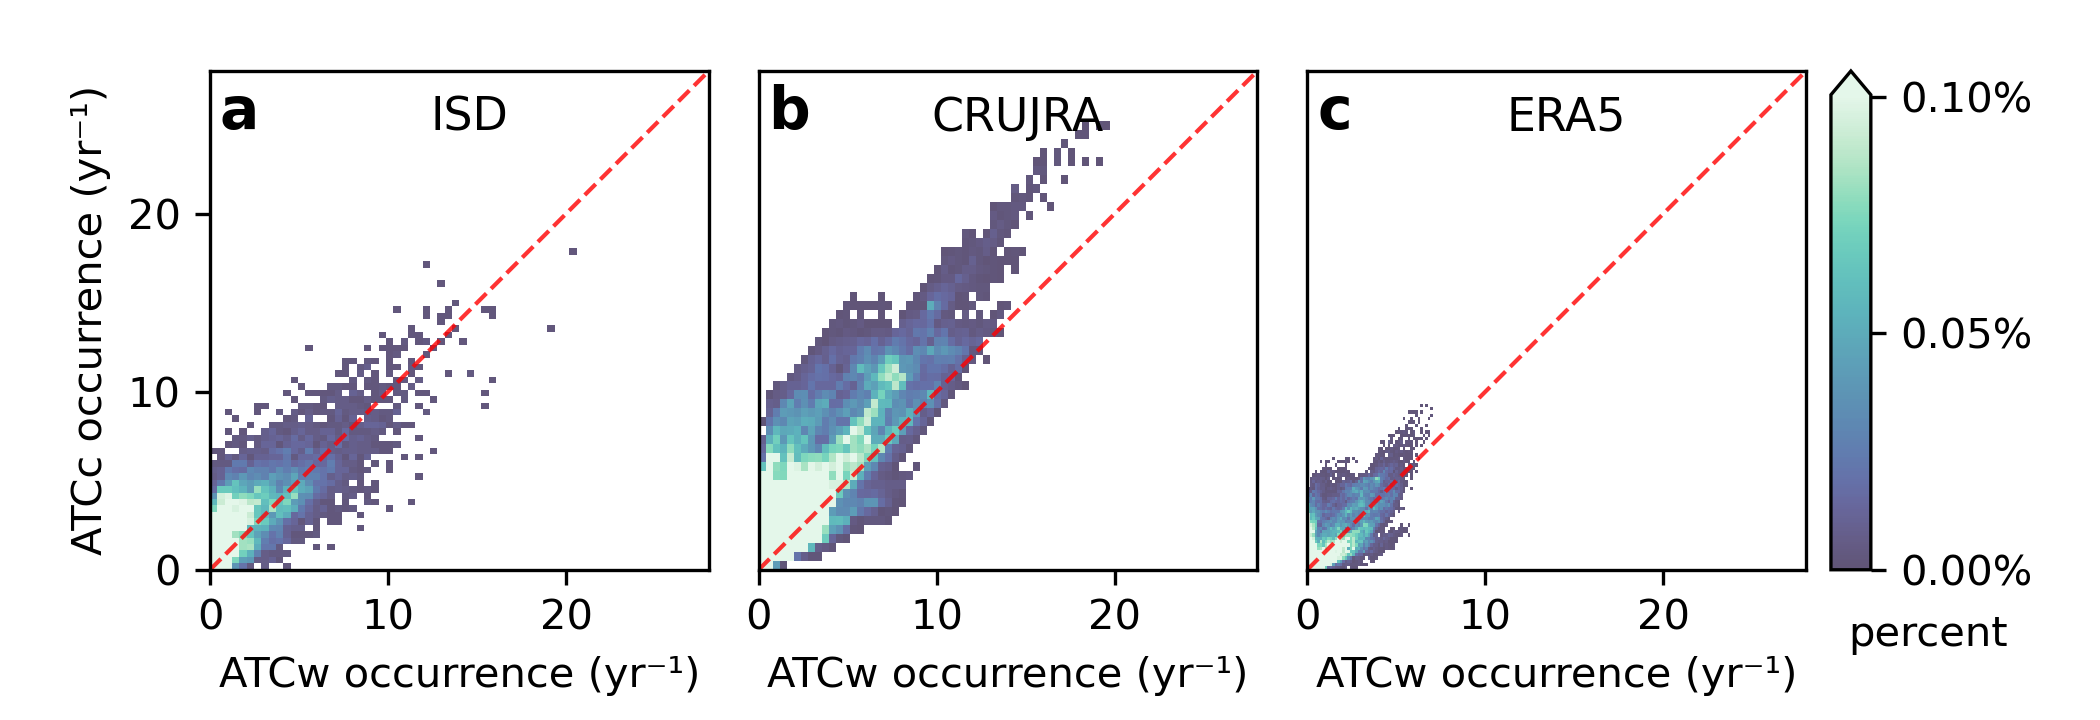

Python code for this plot:
# -*- coding: utf-8 -*-
import netCDF4 as nc
import numpy as np
import os
import matplotlib.pyplot as plt
import cartopy.feature as cfeature
from IPython.display import display, Math
import cartopy.crs as ccrs
import csv
import matplotlib.colors as mcolors
import pandas as pd
from matplotlib.colors import ListedColormap, BoundaryNorm
import matplotlib.ticker as mticker
from mpl_toolkits.axes_grid1.inset_locator import inset_axes
import matplotlib.gridspec as gridspec
from matplotlib.ticker import FormatStrFormatter
import seaborn as sns
from scipy.stats import gaussian_kde
import scipy.stats as stats


def density(x,y):

    xy = np.vstack([x, y])
    kde = gaussian_kde(xy)  # 使用核密度估计计算散点的密度
    density = kde(xy)  # 返回每个
    print('density finish')
    return density
    
    
def calculate_mean_se(data):

    if not isinstance(data, np.ndarray):
        data = np.array(data)

    # 获取非NaN值
    valid_values = data[~np.isnan(data)]
    
    if valid_values.size == 0:
        return np.nan, np.nan
    elif valid_values.size < 2:
        return valid_values.mean(), np.nan
      
    mean = np.mean(valid_values)
    std= np.std(valid_values, ddof=1) # 样本标准差（更常用）
    se = stats.sem(valid_values)  # 标准误差
    ci = se * stats.t.ppf(0.975, len(valid_values)-1)  # 95% C
    
    return mean,std ,se, ci


current_directory = os.path.dirname(os.path.abspath(__file__))

#=========================================load ISD data===================================================#
station_up = pd.read_csv("/data1/zxy/sudden_temp_change/ISD-global-daily/station_sudden_change_+10°C_after_1973.csv")
station_down = pd.read_csv("/data1/zxy/sudden_temp_change/ISD-global-daily/station_sudden_change_-10°C_after_1973.csv")

station_up = station_up[station_up['obs_count'] >= 1000]
station_down = station_down[station_down['obs_count'] >= 1000]

station_combined = pd.merge(
    station_up,
    station_down,
    on=['station', 'lat', 'lon'],
    suffixes=('_up', '_down'),
    how='inner'
)
station_combined['ATC'] = station_combined['mean_T_ratio_up']*365 + station_combined['mean_T_ratio_down']*365


global_ATCc_ISD  ,global_ATCc_ISD_std,global_ATCc_ISD_se,global_ATCc_ISD_ci    =calculate_mean_se(station_combined['mean_T_ratio_down']*365)
Northern_ATCc_ISD,Northern_ATCc_ISD_std,Northern_ATCc_ISD_se,Northern_ATCc_ISD_ci=calculate_mean_se(station_combined[station_combined['lat'] > 0]['mean_T_ratio_down']*365)
Southern_ATCc_ISD,Southern_ATCc_ISD_std,Southern_ATCc_ISD_se,Southern_ATCc_ISD_ci=calculate_mean_se(station_combined[(station_combined['lat'] < 0) & (station_combined['lat'] > -60)]['mean_T_ratio_down']*365)

global_ATCw_ISD  ,global_ATCw_ISD_std,global_ATCw_ISD_se,global_ATCw_ISD_ci    =calculate_mean_se(station_combined['mean_T_ratio_up']*365)
Northern_ATCw_ISD,Northern_ATCw_ISD_std,Northern_ATCw_ISD_se,Northern_ATCw_ISD_ci=calculate_mean_se(station_combined[station_combined['lat'] > 0]['mean_T_ratio_up']*365)
Southern_ATCw_ISD,Southern_ATCw_ISD_std,Southern_ATCw_ISD_se,Southern_ATCw_ISD_ci=calculate_mean_se(station_combined[(station_combined['lat'] < 0) & (station_combined['lat'] > -60)]['mean_T_ratio_up']*365)


#=========================================load ERA5 data===================================================#
ERA5_dataset=nc.Dataset("/data1/zxy/sudden_temp_change/ERA5_tmp/LFCA/T_change_freq_ERA5_yearly_1970-2020_0.5d.nc")
ERA5_T_change_up_freq=ERA5_dataset['T_change_up_freq'][:]*365
ERA5_T_change_down_freq=ERA5_dataset['T_change_down_freq'][:]*365
ERA5_lat=ERA5_dataset['lat'][:]
ERA5_lon=ERA5_dataset['lon'][:]
ERA5_ATC_freq = ERA5_T_change_up_freq + ERA5_T_change_down_freq

ERA5_ATC_freq=np.nanmean(ERA5_ATC_freq,axis=0)
ERA5_T_change_up_freq=np.nanmean(ERA5_T_change_up_freq,axis=0)
ERA5_T_change_down_freq=np.nanmean(ERA5_T_change_down_freq,axis=0)


global_ATCc_ERA5  ,global_ATCc_ERA5_std  ,global_ATCc_ERA5_se  ,global_ATCc_ERA5_ci    =calculate_mean_se(ERA5_T_change_down_freq[ERA5_lat>-60,:])
Northern_ATCc_ERA5,Northern_ATCc_ERA5_std,Northern_ATCc_ERA5_se,Northern_ATCc_ERA5_ci  =calculate_mean_se(ERA5_T_change_down_freq[ERA5_lat>0,:])
Southern_ATCc_ERA5,Southern_ATCc_ERA5_std,Southern_ATCc_ERA5_se,Southern_ATCc_ERA5_ci  =calculate_mean_se(ERA5_T_change_down_freq[(ERA5_lat<0)&(ERA5_lat>-60),:])
print(global_ATCc_ERA5  ,global_ATCc_ERA5_std  ,global_ATCc_ERA5_se  ,global_ATCc_ERA5_ci)

global_ATCw_ERA5  ,global_ATCw_ERA5_std,global_ATCw_ERA5_se,global_ATCw_ERA5_ci    =calculate_mean_se(ERA5_T_change_up_freq[ERA5_lat>-60,:])
Northern_ATCw_ERA5,Northern_ATCw_ERA5_std,Northern_ATCw_ERA5_se,Northern_ATCw_ERA5_ci=calculate_mean_se(ERA5_T_change_up_freq[ERA5_lat>0,:])
Southern_ATCw_ERA5,Southern_ATCw_ERA5_std,Southern_ATCw_ERA5_se,Southern_ATCw_ERA5_ci=calculate_mean_se(ERA5_T_change_up_freq[(ERA5_lat<0)&(ERA5_lat>-60),:])

#=========================================load CRUJRA data===================================================#
CRUJRA_dataset=nc.Dataset("/data1/zxy/sudden_temp_change/CRU_JAR_tmp/EOF/CRUJRA_sudden_T_change_freq_trend_±10°C_1970_2020_yearly.nc")
CRUJRA_T_change_up_freq=CRUJRA_dataset['T_change_up_freq'][:]*365
CRUJRA_T_change_down_freq=CRUJRA_dataset['T_change_down_freq'][:]*365
CRUJRA_lat=CRUJRA_dataset['lat'][:]
CRUJRA_lon=CRUJRA_dataset['lon'][:]
CRUJRA_ATC_freq = CRUJRA_T_change_up_freq + CRUJRA_T_change_down_freq

CRUJRA_ATC_freq=np.nanmean(CRUJRA_ATC_freq,axis=0)
CRUJRA_T_change_up_freq=np.nanmean(CRUJRA_T_change_up_freq,axis=0)
CRUJRA_T_change_down_freq=np.nanmean(CRUJRA_T_change_down_freq,axis=0)


global_ATCc_CRUJRA  ,global_ATCc_CRUJRA_std,global_ATCc_CRUJRA_se,global_ATCc_CRUJRA_ci  =calculate_mean_se(CRUJRA_T_change_down_freq[CRUJRA_lat>-60,:])
Northern_ATCc_CRUJRA,Northern_ATCc_CRUJRA_std,Northern_ATCc_CRUJRA_se,Northern_ATCc_CRUJRA_ci=calculate_mean_se(CRUJRA_T_change_down_freq[CRUJRA_lat>0,:])
Southern_ATCc_CRUJRA,Southern_ATCc_CRUJRA_std,Southern_ATCc_CRUJRA_se,Southern_ATCc_CRUJRA_ci=calculate_mean_se(CRUJRA_T_change_down_freq[(CRUJRA_lat<0)&(CRUJRA_lat>-60),:])

global_ATCw_CRUJRA  ,global_ATCw_CRUJRA_std,global_ATCw_CRUJRA_se,global_ATCw_CRUJRA_ci  =calculate_mean_se(CRUJRA_T_change_up_freq[CRUJRA_lat>-60,:])
Northern_ATCw_CRUJRA,Northern_ATCw_CRUJRA_std,Northern_ATCw_CRUJRA_se,Northern_ATCw_CRUJRA_ci=calculate_mean_se(CRUJRA_T_change_up_freq[CRUJRA_lat>0,:])
Southern_ATCw_CRUJRA,Southern_ATCw_CRUJRA_std,Southern_ATCw_CRUJRA_se,Southern_ATCw_CRUJRA_ci=calculate_mean_se(CRUJRA_T_change_up_freq[(CRUJRA_lat<0)&(CRUJRA_lat>-60),:])



#=======================plot====================================#
plt.rcParams['xtick.labelsize'] = 10
plt.rcParams['ytick.labelsize'] = 10
plt.rcParams['axes.labelsize']  = 10
plt.rcParams['axes.titlesize']  = 10

fig = plt.figure(figsize=(7, 2.4)) # figsize=(width, heigh)
gs_top = fig.add_gridspec(1, 3, height_ratios=[1],width_ratios=[1, 1, 1], hspace=0.1, wspace=0.1,top=0.99,bottom=0.12,left=0.1,right=0.86)

axes = np.empty((1, 3), dtype=object)

for col in range(3):
    axes[0, col] = fig.add_subplot(gs_top[0, col])



new_color=mcolors.LinearSegmentedColormap.from_list('new_color', plt.get_cmap('PuOr')(np.linspace(0.55, 0.9, 256)))
new_Purples=mcolors.LinearSegmentedColormap.from_list('new_Purples', plt.get_cmap('Purples')(np.linspace(0.35, 0.8, 256)))
vmin=0
vmax=20

cmap = ListedColormap([
    "#5A8CFF", "#00B4F0", "#00D68F", "#F0E600",
    "#FFB300", "#FF7043", "#B0001B"
])
xls_vmin = 0
xls_vmax = 70
xls_bounds = np.linspace(xls_vmin, xls_vmax, 8)
xls_norm = BoundaryNorm(xls_bounds, cmap.N)


histcmap=mcolors.ListedColormap(sns.color_palette("mako", as_cmap=True)(np.linspace(0.2, 1.0, 256)))

ATCw_color='#fdaba1'
ATCc_color='#a1c4d7'


#===================================================================ISD freq==========================================================#
print('map ISD')

#density plot
x=station_combined['mean_T_ratio_up']*365
y=station_combined['mean_T_ratio_down']*365
#sns.scatterplot(x=x, y=y, ax=axes[0, 0], hue=density(x,y), palette=new_Purples,legend=False,size=0.1,)
sns.histplot(x=x, y=y,ax=axes[0, 0], bins=50, thresh=0,cmap=histcmap,cbar=False,stat="percent",pmax=0.25,alpha=0.8)
axes[0, 0].set_xlabel(r'ATCw occurrence (yr⁻¹)', )
axes[0, 0].set_ylabel(r'ATCc occurrence (yr⁻¹)', )
x_min = min(x)
x_max = max(x)
axes[0, 0].plot([x_min, 30], [x_min, 30], color='red', linestyle='--', label='1:1 Line',lw=1,alpha=0.8)
axes[0, 0].set_box_aspect(1)
axes[0, 0].set_xlim(0, 28)
axes[0, 0].set_ylim(0, 28)
axes[0, 0].set_xticks([0, 10, 20])
axes[0, 0].set_xticklabels(['0', '10', '20'])
axes[0, 0].set_yticks([0, 10, 20])
axes[0, 0].set_yticklabels(['0', '10', '20'])
axes[0, 0].text(0.02, 0.86, "a", ha="left", va="bottom", transform=axes[0, 0].transAxes, fontsize=14, fontweight='bold',)
axes[0, 0].text(0.52, 0.86, "ISD", ha="center", va="bottom", transform=axes[0, 0].transAxes, fontsize=11, )


#===================================================================CRUJRA freq==========================================================#
print('map CRUJRA')
#density plot
x=CRUJRA_T_change_up_freq.flatten()
y=CRUJRA_T_change_down_freq.flatten()
x = np.asarray(x)
y = np.asarray(y)
valid_mask = np.isfinite(x) & np.isfinite(y)    
x = x[valid_mask]
y = y[valid_mask]
print(len(x))

#sns.scatterplot(x=x, y=y, ax=axes[3, 1], palette=new_Purples,legend=False,size=0.05,)
sns.histplot(x=x, y=y,ax=axes[0, 1], bins=50, thresh=0,cmap=histcmap,stat="percent",cbar=False ,pmax=0.25,alpha=0.8)

x_min = min(x)
x_max = max(x)
axes[0, 1].plot([x_min, 30], [x_min, 30], color='red', linestyle='--', label='1:1 Line',lw=1,alpha=0.8)
axes[0, 1].set_box_aspect(1)
axes[0, 1].set_xlabel('ATCw occurrence (yr⁻¹)', )
axes[0, 1].yaxis.tick_right()
axes[0, 1].set_xlim(0, 28)
axes[0, 1].set_ylim(0, 28)
axes[0, 1].set_xticks([0, 10, 20])
axes[0, 1].set_xticklabels(['0', '10', '20'])
axes[0, 1].set_yticks([])
axes[0, 1].set_ylabel('')  
axes[0, 1].text(0.02, 0.86, "b", ha="left", va="bottom", transform=axes[0,1].transAxes, fontsize=14, fontweight='bold',)
axes[0, 1].text(0.52, 0.86, "CRUJRA", ha="center", va="bottom", transform=axes[0, 1].transAxes, fontsize=11, )


#===================================================================ERA5 freq==========================================================#
print('map ERA5')

#density plot
x=ERA5_T_change_up_freq[ERA5_lat>-60,:].flatten()
y=ERA5_T_change_down_freq[ERA5_lat>-60,:].flatten()
x = np.asarray(x)
y = np.asarray(y)
valid_mask = np.isfinite(x) & np.isfinite(y)    
x = x[valid_mask]
y = y[valid_mask]
#sns.scatterplot(x=x, y=y, ax=axes[3, 2],  palette=new_Purples,legend=False,size=0.01,)
h=sns.histplot(x=x, y=y, ax=axes[0, 2],bins=50, thresh=0, cmap=histcmap,stat="percent",cbar=False,pmax=0.25,alpha=0.8)
axes[0, 2].set_xlabel(r'ATCw occurrence (yr⁻¹)', )
axes[0, 2].set_ylabel('', )
x_min = min(x)
x_max = max(x)
axes[0, 2].plot([x_min, 30], [x_min, 30], color='red', linestyle='--', label='1:1 Line',lw=1,alpha=0.8)
axes[0, 2].set_box_aspect(1)
axes[0, 2].yaxis.tick_right()
axes[0, 2].set_xlim(0, 28)
axes[0, 2].set_ylim(0, 28)
axes[0, 2].set_xticks([0, 10, 20])
axes[0, 2].set_xticklabels(['0', '10', '20'])
axes[0, 2].set_yticks([])
axes[0, 2].set_ylabel('')
axes[0, 2].text(0.02, 0.86, "c", ha="left", va="bottom", transform=axes[0, 2].transAxes, fontsize=14,fontweight='bold', )
axes[0, 2].text(0.52, 0.86, "ERA5", ha="center", va="bottom", transform=axes[0, 2].transAxes, fontsize=11, )

#============================================color bar==========================================================#
histcax=inset_axes(axes[0, 2], width="8%", height="100%", loc='lower left',
                  bbox_to_anchor=(1.05, 0, 1, 1), bbox_transform=axes[0, 2].transAxes, borderpad=0)
histcbar = fig.colorbar(h.collections[0], cax=histcax, label='percent',orientation='vertical',extend='max')
histcbar.ax.tick_params(labelsize=10)
histcbar.set_label('percent', rotation=0, labelpad=-25, y=-0.18, ha='center', va='bottom')
histcbar.set_ticks([0, 0.05, 0.1,])  # 设置刻度位置
histcbar.ax.yaxis.set_major_formatter(mticker.FuncFormatter(lambda x, p: f'{x:.2f}%'))



#===============================================save figure============================================================#
#plt.subplots_adjust(left=0.02, right=0.98, bottom=0.04 , top=0.98,wspace=0.03, hspace=0.01)#wspace 水平间距   hspace垂直间距
#pos = axes[0, 1].get_position()
#axes[0, 1].set_position([pos.x0, pos.y0+0.05, pos.width, pos.height*0.7])
#pos = axes[1, 1].get_position()
#axes[1, 1].set_position([pos.x0, pos.y0+0.05, pos.width, pos.height*0.7])
#pos = axes[2, 1].get_position()
#axes[2, 1].set_position([pos.x0, pos.y0+0.05, pos.width, pos.height*0.7])


fig1 = plt.gcf()
fig1.savefig(str(current_directory)+"/FigureS2_ATC_density_plot.png", dpi=300)
#plt.show()
